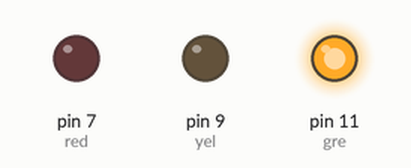
Bench run of a sketch on a simulated Arduino Uno, built with avr-gcc and run on an emulated ATmega328P. Parts: output pins drawn as LEDs (lit = HIGH).

Above: at 2.0 s.
At 9.2 s:
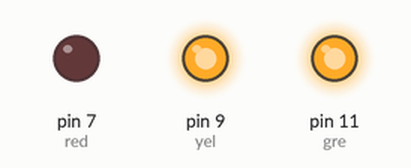
At 10.5 s:
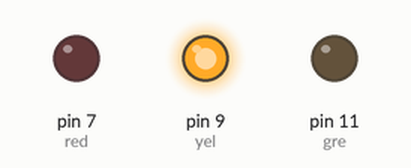
At 14.0 s:
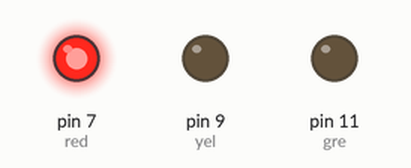
At 21.7 s:
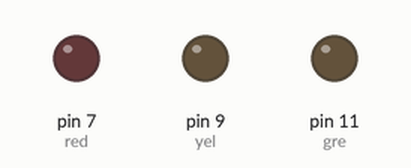
Timing chart, 0 to 22.8 s (numbered marks = the images above):
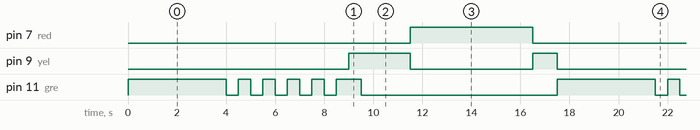

The sketch:

Semaforo.ino
```cpp
int red=7;
int yel=9;
int gre=11;

void setup() {
  pinMode(red, OUTPUT);
  pinMode(yel, OUTPUT);
  pinMode(gre, OUTPUT);
}

void loop() {
  digitalWrite(gre, HIGH);
  delay(4000);
  for (int t=0; t<=4; t=t+1)
  {
  digitalWrite(gre, LOW);
  delay(500);
  digitalWrite(gre, HIGH);
  delay(500);
  }
  digitalWrite(gre, HIGH);
  digitalWrite(yel, HIGH);
  delay(500);
  digitalWrite(gre, LOW);
  digitalWrite(yel,HIGH);
  delay(2000);
  digitalWrite(red, HIGH);
  digitalWrite(yel, LOW);
  delay(5000);
  digitalWrite(red, LOW);
  digitalWrite(yel, HIGH);
  delay(1000);
  digitalWrite(yel,LOW);
}
```

Measured:
- by itself, pin 7 (red): alternates HIGH for 5.0 s and LOW for 12.5 s
- by itself, pin 9 (yel): repeats every 17.5 s: LOW 5.0 s, HIGH 1.0 s, LOW 9.0 s, HIGH 2.5 s
- by itself, pin 11 (gre): repeats every 17.5 s: 4 × (LOW 0.50 s, HIGH 0.50 s), LOW 0.50 s, HIGH 1.0 s, LOW 8.0 s, HIGH 4.0 s
